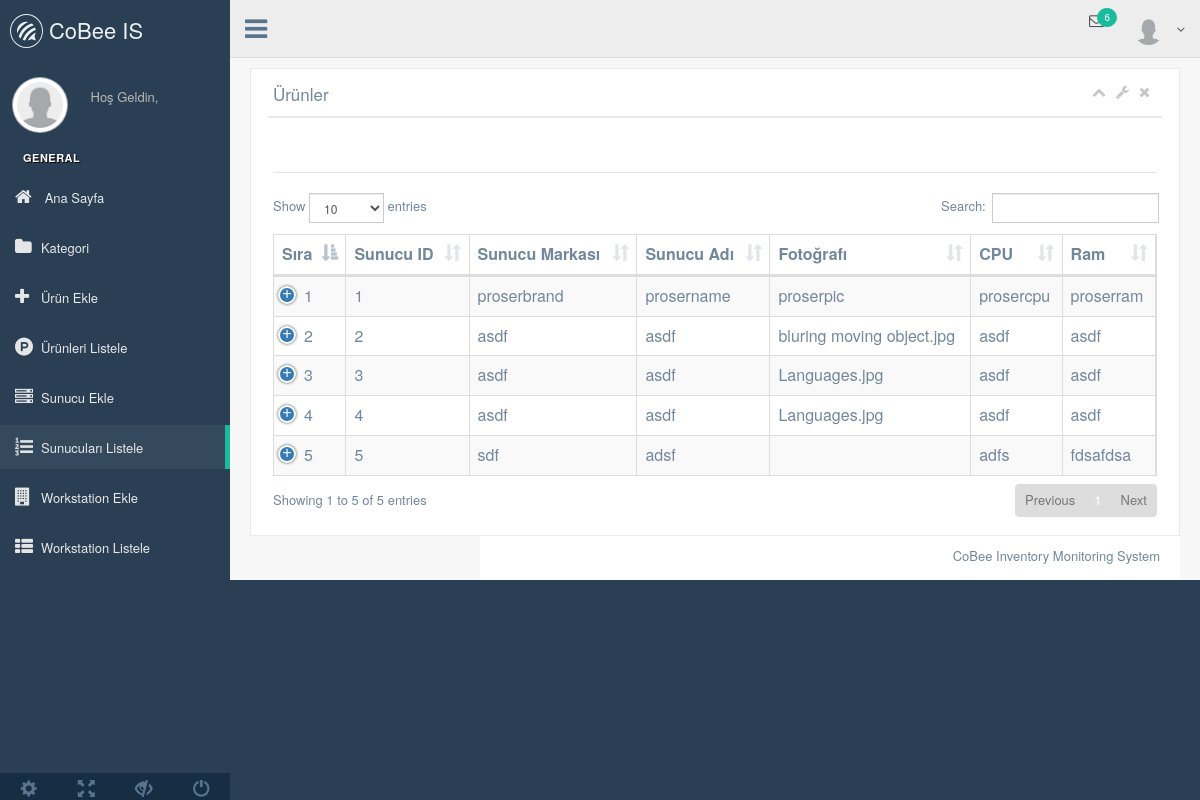
Page /production/sunucu-listele.php on the committed database.
### tables this page shows
CREATE TABLE `proser` (
  `proserid` int(11) NOT NULL,
  `proserbrand` varchar(50) NOT NULL,
  `prosername` varchar(50) NOT NULL,
  `proserpic` varchar(250) NOT NULL,
  `prosercpu` varchar(50) NOT NULL,
  `proserram` varchar(50) NOT NULL,
  `proserdisk` varchar(50) NOT NULL,
  `prosertowtype` varchar(50) NOT NULL,
  `proserbarcode` varchar(250) NOT NULL,
  `proserprice` double(8,2) NOT NULL,
  `currency` varchar(10) NOT NULL,
  `stock` int(11) NOT NULL
);

### production/sunucu-listele.php (the view, shortened to what this page needs)
<?php include 'header.php'; ?>
        <div class="right_col" role="main">
          <div class="">
            <div class="page-title">
            <div class="row">
              <div class="col-md-12 col-sm-12 col-xs-12">
                <div class="x_panel">
                  <div class="x_title">
                    <h2>Ürünler
                    <small>İşlem Durumu                    <?php
                    if ($_GET['durum']=="ok") { ?>
                          <b style="color:green;"> İşlem Başarılı...</b>
                          <?php
                    } else if ($_GET['durum']=="failed")
                    {  ?>
                             <b style="color:red;"> İşlem Başarısız...</b> <?php
                    } ?></small></h2>
                    <ul class="nav navbar-right panel_toolbox">
                      <li><a class="collapse-link"><i class="fa fa-chevron-up"></i></a>
                      </li>
                      <li class="dropdown">
                        <a href="#" class="dropdown-toggle" data-toggle="dropdown" role="button" aria-expanded="false"><i class="fa fa-wrench"></i></a>
                      </li>
                      <li><a class="close-link"><i class="fa fa-close"></i></a>
                      </li>
                    </ul>
                    <div class="clearfix"></div>
                  </div>
                  <div class="x_content">
                    <br />
                      <div class="ln_solid"></div>
                      <table id="datatable-responsive" class="table table-striped table-bordered dt-responsive nowrap" cellspacing="0" width="100%">
                      <thead>
                        <tr>
                        <th>Sıra</th>
                          <th>Sunucu ID</th>
                          <th>Sunucu Markası</th>
                          <th>Sunucu Adı</th>
                          <th>Fotoğrafı</th>
                          <th>CPU</th>
                          <th>Ram</th>
                        </tr>
                      </thead>
                      <tbody>
                      <?php
                      $order=0;
                        while($sunucularisirala=$sunucusor->fetch(PDO::FETCH_ASSOC)){ $order++; ?>
                        <tr>
                          <td><?php echo $order; ?></td>
                          <td><?php echo $sunucularisirala['proserid']; ?></td>
                          <td><?php echo $sunucularisirala['proserbrand']; ?></td>
                          <td><?php echo $sunucularisirala['prosername']; ?></td>
                          <td><?php echo $sunucularisirala['proserpic']; ?></td>
                          <td><?php echo $sunucularisirala['prosercpu']; ?></td>
                          <td><?php echo $sunucularisirala['proserram']; ?></td>
                        </tr>
                       <?php } ?>
                      </tbody>
                    </table>
                  </div>
                </div>
              </div>
            </div>
          </div>
        </div>
        <?php include 'footer.php'; ?>

### rows in the picture
proser: proserid "1", proserbrand "proserbrand", prosername "prosername", proserpic "proserpic", prosercpu "prosercpu", proserram "proserram"
proser: proserid "2", proserbrand "asdf", prosername "asdf", proserpic "bluring moving object.jpg", prosercpu "asdf", proserram "asdf"
proser: proserid "3", proserbrand "asdf", prosername "asdf", proserpic "Languages.jpg", prosercpu "asdf", proserram "asdf"
proser: proserid "4", proserbrand "asdf", prosername "asdf", proserpic "Languages.jpg", prosercpu "asdf", proserram "asdf"
proser: proserid "5", proserbrand "sdf", prosername "adsf", prosercpu "adfs", proserram "fdsafdsa"
